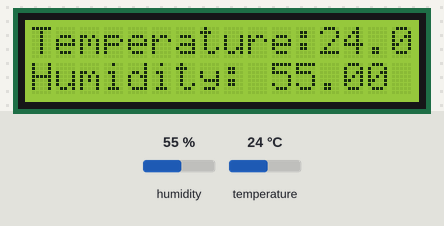
Simulated run of this sketch. Board: Arduino Uno, built with avr-gcc and run on an emulated ATmega328P. Shown: 16×2 character LCD. The inputs (shaded band) are chosen by the test bench; at power-on: humidity 55 %, temperature 24 °C.

Above: at 3.2 s.
3.3 s: humidity set to 22 %
At 4.7 s:
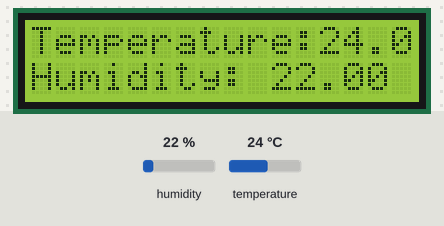
6.0 s: temperature set to 12 °C
At 7.2 s:
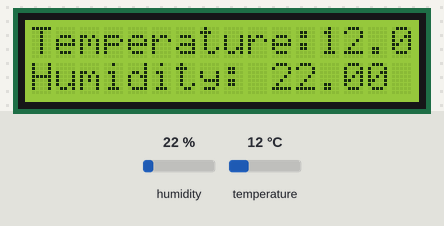
8.7 s: humidity set to 40 %
At 11.1 s:
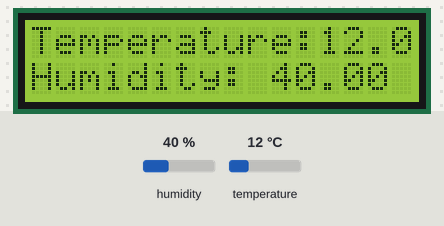
11.6 s: temperature set to 19 °C
At 12.5 s:
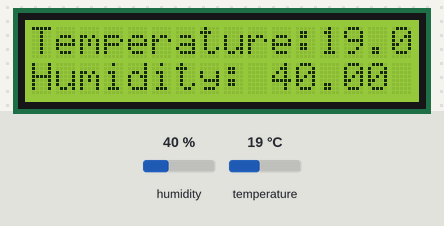
Timing chart, 0 to 14.6 s (numbered marks = the images above; inputs shaded):
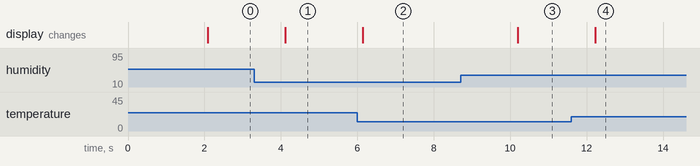

Measured:
- after the input at 3.3 s, the display: changes after 0.81 s (image 1)
- after the input at 6.0 s, the display: changes after 0.14 s (image 2)
- after the input at 8.7 s, the display: changes after 1.5 s (image 3)
- after the input at 11.6 s, the display: changes after 0.62 s (image 4)

The sketch:

lcd_16x2.ino
```cpp
#include <DHT.h>
#include <DHT_U.h>
#include <LiquidCrystal.h>

#define DHTPIN A0
#define DHTTYPE DHT22

DHT dht(DHTPIN, DHTTYPE);
//Khởi tạo với các chân
LiquidCrystal lcd(7, 6, 2, 3, 4, 5);

void setup() {
  lcd.begin(16, 2);
  dht.begin();
  lcd.print("Wellcome to HF");
  delay(2000);

}

void loop() {
  float h = dht.readHumidity();
  float  t = dht.readTemperature();
  lcd.clear();
  lcd.print("Checking...");
  if(isnan(t) || isnan(h)){
    lcd.clear();
    lcd.print("Fail read DHT...");
    delay(500);
    return;
  } else {
     lcd.clear();
     lcd.setCursor(0, 0);
     lcd.print("Temperature: ");
     lcd.setCursor(12, 0);
     lcd.print(t);
     lcd.setCursor(0, 1);
     lcd.print("Humidity: ");
     lcd.setCursor(10, 1);
     lcd.print(h);
     delay(1000);
  }
}
```
